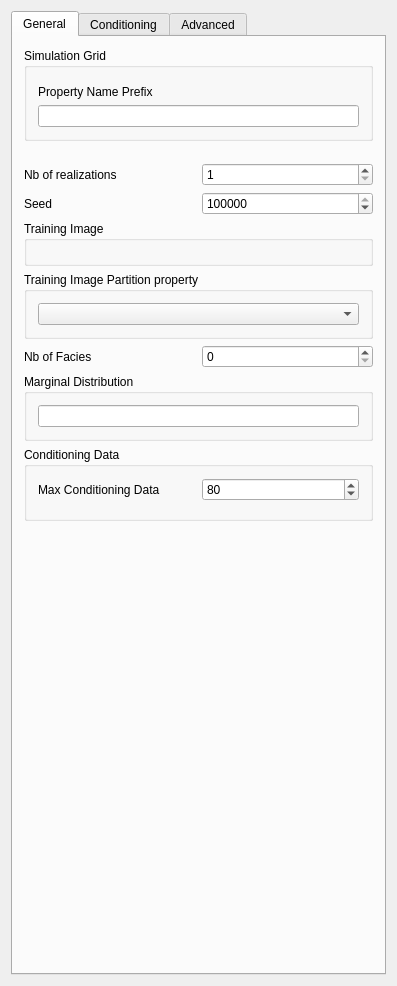
<?xml version="1.0" encoding="UTF-8"?>
<ui version="4.0">
 <class>Snesim_Std</class>
 <widget class="QWidget" name="Snesim_Std">
  <property name="geometry">
   <rect>
    <x>0</x>
    <y>0</y>
    <width>397</width>
    <height>986</height>
   </rect>
  </property>
  <property name="windowTitle">
   <string>Partition Snesim</string>
  </property>
  <property name="AlgorithmCategory" stdset="0">
   <string>Simulation</string>
  </property>
  <property name="AlgorithmDescription" stdset="0">
   <string>SNESIM with search tree partitionning</string>
  </property>
  <layout class="QVBoxLayout" name="verticalLayout_6">
   <item>
    <widget class="QTabWidget" name="tabWidget2">
     <property name="enabled">
      <bool>true</bool>
     </property>
     <property name="currentIndex">
      <number>0</number>
     </property>
     <widget class="QWidget" name="tab">
      <attribute name="title">
       <string>General</string>
      </attribute>
      <layout class="QVBoxLayout" name="verticalLayout_4">
       <item>
        <widget class="Q3GroupBox" name="SimulationGrid">
         <property name="maximumSize">
          <size>
           <width>32767</width>
           <height>32767</height>
          </size>
         </property>
         <property name="title">
          <string>Simulation Grid</string>
         </property>
         <property name="frameShape">
          <enum>Q3GroupBox::Box</enum>
         </property>
         <property name="frameShadow">
          <enum>Q3GroupBox::Sunken</enum>
         </property>
         <layout class="QVBoxLayout" name="verticalLayout_2">
          <item>
           <widget class="GridSelector" name="GridSelector_Sim">
            <property name="toolTip">
             <string>grid on which to perform the simulation</string>
            </property>
           </widget>
          </item>
          <item>
           <widget class="QLabel" name="TextLabel2">
            <property name="text">
             <string>Property Name Prefix</string>
            </property>
            <property name="wordWrap">
             <bool>false</bool>
            </property>
           </widget>
          </item>
          <item>
           <widget class="QLineEdit" name="Property_Name_Sim">
            <property name="maximumSize">
             <size>
              <width>32767</width>
              <height>32767</height>
             </size>
            </property>
           </widget>
          </item>
         </layout>
        </widget>
       </item>
       <item>
        <spacer name="Spacer7_5_3">
         <property name="orientation">
          <enum>Qt::Vertical</enum>
         </property>
         <property name="sizeType">
          <enum>QSizePolicy::Fixed</enum>
         </property>
         <property name="sizeHint" stdset="0">
          <size>
           <width>16</width>
           <height>16</height>
          </size>
         </property>
        </spacer>
       </item>
       <item>
        <layout class="QHBoxLayout">
         <property name="spacing">
          <number>6</number>
         </property>
         <property name="margin">
          <number>0</number>
         </property>
         <item>
          <widget class="QLabel" name="TextLabel2_2_2_2">
           <property name="text">
            <string>Nb of realizations</string>
           </property>
           <property name="wordWrap">
            <bool>false</bool>
           </property>
          </widget>
         </item>
         <item>
          <widget class="QSpinBox" name="Nb_Realizations">
           <property name="minimum">
            <number>1</number>
           </property>
           <property name="maximum">
            <number>10000</number>
           </property>
          </widget>
         </item>
        </layout>
       </item>
       <item>
        <layout class="QHBoxLayout">
         <property name="spacing">
          <number>6</number>
         </property>
         <property name="margin">
          <number>0</number>
         </property>
         <item>
          <widget class="QLabel" name="TextLabel2_2_2_2_2">
           <property name="text">
            <string>Seed</string>
           </property>
           <property name="wordWrap">
            <bool>false</bool>
           </property>
          </widget>
         </item>
         <item>
          <widget class="QSpinBox" name="Seed">
           <property name="maximum">
            <number>99999999</number>
           </property>
           <property name="value">
            <number>211175</number>
           </property>
          </widget>
         </item>
        </layout>
       </item>
       <item>
        <widget class="Q3GroupBox" name="SimulationGrid_2">
         <property name="maximumSize">
          <size>
           <width>32767</width>
           <height>160</height>
          </size>
         </property>
         <property name="title">
          <string>Training Image</string>
         </property>
         <layout class="QVBoxLayout">
          <property name="spacing">
           <number>6</number>
          </property>
          <property name="margin">
           <number>11</number>
          </property>
          <item>
           <widget class="PropertySelector" name="PropertySelector_Training"/>
          </item>
         </layout>
        </widget>
       </item>
       <item>
        <widget class="Q3GroupBox" name="groupBox9">
         <property name="title">
          <string>Training Image Partition property</string>
         </property>
         <layout class="QVBoxLayout">
          <item>
           <widget class="SinglePropertySelector" name="tiprop_partition"/>
          </item>
         </layout>
        </widget>
       </item>
       <item>
        <layout class="QHBoxLayout">
         <property name="spacing">
          <number>6</number>
         </property>
         <property name="margin">
          <number>0</number>
         </property>
         <item>
          <widget class="QLabel" name="TextLabel2_2_2_2_3">
           <property name="text">
            <string>Nb of Facies</string>
           </property>
           <property name="wordWrap">
            <bool>false</bool>
           </property>
          </widget>
         </item>
         <item>
          <widget class="QSpinBox" name="Nb_Facies">
           <property name="maximum">
            <number>10</number>
           </property>
          </widget>
         </item>
        </layout>
       </item>
       <item>
        <widget class="Q3GroupBox" name="GroupBox4">
         <property name="title">
          <string>Marginal Distribution</string>
         </property>
         <layout class="QHBoxLayout">
          <property name="spacing">
           <number>6</number>
          </property>
          <property name="margin">
           <number>11</number>
          </property>
          <item>
           <widget class="QLineEdit" name="Marginal_Cdf">
            <property name="toolTip">
             <string>enter values separated by a space</string>
            </property>
           </widget>
          </item>
         </layout>
        </widget>
       </item>
       <item>
        <widget class="Q3GroupBox" name="groupBox6">
         <property name="title">
          <string>Conditioning Data</string>
         </property>
         <layout class="QVBoxLayout" name="verticalLayout_3">
          <item>
           <layout class="QHBoxLayout">
            <item>
             <widget class="QLabel" name="textLabel1">
              <property name="text">
               <string>Max Conditioning Data</string>
              </property>
              <property name="wordWrap">
               <bool>false</bool>
              </property>
             </widget>
            </item>
            <item>
             <widget class="QSpinBox" name="Max_Cond">
              <property name="minimum">
               <number>1</number>
              </property>
              <property name="maximum">
               <number>400</number>
              </property>
              <property name="value">
               <number>80</number>
              </property>
             </widget>
            </item>
           </layout>
          </item>
          <item>
           <widget class="EllipsoidInput" name="Search_Ellipsoid"/>
          </item>
         </layout>
        </widget>
       </item>
       <item>
        <spacer name="Spacer21">
         <property name="orientation">
          <enum>Qt::Vertical</enum>
         </property>
         <property name="sizeType">
          <enum>QSizePolicy::Expanding</enum>
         </property>
         <property name="sizeHint" stdset="0">
          <size>
           <width>20</width>
           <height>50</height>
          </size>
         </property>
        </spacer>
       </item>
      </layout>
     </widget>
     <widget class="QWidget" name="tab">
      <attribute name="title">
       <string>Conditioning</string>
      </attribute>
      <layout class="QVBoxLayout" name="verticalLayout_5">
       <item>
        <widget class="Q3GroupBox" name="GroupBox3">
         <property name="title">
          <string>Hard Data</string>
         </property>
         <layout class="QVBoxLayout" name="verticalLayout">
          <item>
           <widget class="PropertySelector" name="Hard_Data"/>
          </item>
         </layout>
        </widget>
       </item>
       <item>
        <widget class="Q3GroupBox" name="groupBox9_2">
         <property name="title">
          <string>Data Partition</string>
         </property>
         <layout class="QVBoxLayout">
          <item>
           <widget class="SinglePropertySelector" name="data_partition"/>
          </item>
         </layout>
        </widget>
       </item>
       <item>
        <widget class="QCheckBox" name="use_pre_simulated_gridded_data">
         <property name="text">
          <string>Use pre-simulated gridded data</string>
         </property>
        </widget>
       </item>
       <item>
        <widget class="QGroupBox" name="pre_sim_box">
         <property name="enabled">
          <bool>false</bool>
         </property>
         <property name="title">
          <string/>
         </property>
         <layout class="QGridLayout" name="gridLayout_2">
          <item row="0" column="0">
           <widget class="QLabel" name="label">
            <property name="text">
             <string>Property</string>
            </property>
           </widget>
          </item>
          <item row="0" column="1">
           <widget class="SinglePropertySelector" name="Pre_Simulated_Gridded_Data">
            <property name="enabled">
             <bool>false</bool>
            </property>
           </widget>
          </item>
          <item row="1" column="0">
           <widget class="QLabel" name="label_2">
            <property name="text">
             <string>Region</string>
            </property>
           </widget>
          </item>
          <item row="1" column="1">
           <widget class="SingleRegionSelector" name="Pre_Simulated_Gridded_Region"/>
          </item>
         </layout>
        </widget>
       </item>
       <item>
        <spacer name="spacer8_2">
         <property name="orientation">
          <enum>Qt::Vertical</enum>
         </property>
         <property name="sizeType">
          <enum>QSizePolicy::Fixed</enum>
         </property>
         <property name="sizeHint" stdset="0">
          <size>
           <width>20</width>
           <height>20</height>
          </size>
         </property>
        </spacer>
       </item>
       <item>
        <widget class="QCheckBox" name="Use_ProbField">
         <property name="text">
          <string>Use Probability Field</string>
         </property>
        </widget>
       </item>
       <item>
        <widget class="GsTLGroupBox" name="gsTLGroupBox17">
         <property name="title">
          <string/>
         </property>
         <property name="displayed" stdset="0">
          <bool>false</bool>
         </property>
         <layout class="QVBoxLayout">
          <item>
           <layout class="QVBoxLayout">
            <item>
             <widget class="OrderedPropertySelector" name="ProbField_properties">
              <property name="title">
               <string>Probability Maps for each Facies</string>
              </property>
              <property name="displayed" stdset="0">
               <bool>true</bool>
              </property>
             </widget>
            </item>
           </layout>
          </item>
          <item>
           <widget class="Q3GroupBox" name="groupBox8">
            <property name="title">
             <string>Tau per multti grid, (from 1 to N)</string>
            </property>
            <layout class="QVBoxLayout">
             <item>
              <layout class="QGridLayout">
               <item row="0" column="0">
                <widget class="QLabel" name="textLabel2">
                 <property name="text">
                  <string>Tau for TI information</string>
                 </property>
                 <property name="wordWrap">
                  <bool>false</bool>
                 </property>
                </widget>
               </item>
               <item row="1" column="1">
                <widget class="QLineEdit" name="taus_soft"/>
               </item>
               <item row="1" column="0">
                <widget class="QLabel" name="textLabel3_5">
                 <property name="text">
                  <string>Taus for soft (per multi grid)</string>
                 </property>
                 <property name="wordWrap">
                  <bool>false</bool>
                 </property>
                </widget>
               </item>
               <item row="0" column="1">
                <widget class="QLineEdit" name="taus_ti"/>
               </item>
              </layout>
             </item>
            </layout>
           </widget>
          </item>
         </layout>
        </widget>
       </item>
       <item>
        <spacer name="spacer8_2_2">
         <property name="orientation">
          <enum>Qt::Vertical</enum>
         </property>
         <property name="sizeType">
          <enum>QSizePolicy::MinimumExpanding</enum>
         </property>
         <property name="sizeHint" stdset="0">
          <size>
           <width>20</width>
           <height>170</height>
          </size>
         </property>
        </spacer>
       </item>
      </layout>
     </widget>
     <widget class="QWidget" name="tab">
      <attribute name="title">
       <string>Advanced</string>
      </attribute>
      <layout class="QVBoxLayout">
       <item>
        <layout class="QHBoxLayout">
         <item>
          <widget class="QLabel" name="textLabel6">
           <property name="text">
            <string>cmin</string>
           </property>
           <property name="wordWrap">
            <bool>false</bool>
           </property>
          </widget>
         </item>
         <item>
          <widget class="QSpinBox" name="Cmin">
           <property name="minimum">
            <number>1</number>
           </property>
          </widget>
         </item>
        </layout>
       </item>
       <item>
        <layout class="QHBoxLayout">
         <property name="spacing">
          <number>6</number>
         </property>
         <property name="margin">
          <number>0</number>
         </property>
         <item>
          <widget class="QLabel" name="TextLabel2_2_2_2_3_3_3">
           <property name="text">
            <string>Number of Multigrids</string>
           </property>
           <property name="wordWrap">
            <bool>false</bool>
           </property>
          </widget>
         </item>
         <item>
          <widget class="QSpinBox" name="Nb_Multigrids_ADVANCED">
           <property name="minimum">
            <number>1</number>
           </property>
           <property name="maximum">
            <number>10</number>
           </property>
           <property name="value">
            <number>3</number>
           </property>
          </widget>
         </item>
        </layout>
       </item>
       <item>
        <spacer name="spacer8">
         <property name="orientation">
          <enum>Qt::Vertical</enum>
         </property>
         <property name="sizeType">
          <enum>QSizePolicy::Expanding</enum>
         </property>
         <property name="sizeHint" stdset="0">
          <size>
           <width>20</width>
           <height>20</height>
          </size>
         </property>
        </spacer>
       </item>
      </layout>
     </widget>
    </widget>
   </item>
  </layout>
 </widget>
 <layoutdefault spacing="6" margin="11"/>
 <pixmapfunction>qPixmapFromMimeSource</pixmapfunction>
 <customwidgets>
  <customwidget>
   <class>SinglePropertySelector</class>
   <extends>QComboBox</extends>
   <header>GsTLAppli/extra/qtplugins/selectors.h</header>
  </customwidget>
  <customwidget>
   <class>OrderedPropertySelector</class>
   <extends>GsTLGroupBox</extends>
   <header>GsTLAppli/extra/qtplugins/selectors.h</header>
  </customwidget>
  <customwidget>
   <class>GsTLGroupBox</class>
   <extends>QGroupBox</extends>
   <header>GsTLAppli/extra/qtplugins/selectors.h</header>
  </customwidget>
  <customwidget>
   <class>EllipsoidInput</class>
   <extends>QWidget</extends>
   <header>GsTLAppli/extra/qtplugins/ellipsoid_input.h</header>
  </customwidget>
  <customwidget>
   <class>SingleRegionSelector</class>
   <extends>QComboBox</extends>
   <header>GsTLAppli/extra/qtplugins/selectors.h</header>
  </customwidget>
  <customwidget>
   <class>GridSelector</class>
   <extends>QWidget</extends>
   <header>GsTLAppli/extra/qtplugins/selectors.h</header>
  </customwidget>
  <customwidget>
   <class>PropertySelector</class>
   <extends>QWidget</extends>
   <header>GsTLAppli/extra/qtplugins/selectors.h</header>
  </customwidget>
  <customwidget>
   <class>Q3GroupBox</class>
   <extends>QGroupBox</extends>
   <header>Qt3Support/Q3GroupBox</header>
   <container>1</container>
  </customwidget>
 </customwidgets>
 <tabstops>
  <tabstop>GridSelector_Sim</tabstop>
  <tabstop>Property_Name_Sim</tabstop>
  <tabstop>Nb_Realizations</tabstop>
  <tabstop>Seed</tabstop>
  <tabstop>Nb_Facies</tabstop>
  <tabstop>Marginal_Cdf</tabstop>
  <tabstop>Max_Cond</tabstop>
  <tabstop>Use_ProbField</tabstop>
  <tabstop>Cmin</tabstop>
  <tabstop>Nb_Multigrids_ADVANCED</tabstop>
 </tabstops>
 <includes>
  <include location="local">gridselector.h</include>
  <include location="local">propertyselector.h</include>
  <include location="local">singlepropertyselector.h</include>
  <include location="local">gstl_table.h</include>
  <include location="local">propertyselector.h</include>
  <include location="local">singlepropertyselector.h</include>
  <include location="local">gstlgroupbox.h</include>
  <include location="local">orderedpropertyselector.h</include>
  <include location="local">multipropertyselector.h</include>
 </includes>
 <resources/>
 <connections>
  <connection>
   <sender>GridSelector_Sim</sender>
   <signal>activated(QString)</signal>
   <receiver>ProbField_properties</receiver>
   <slot>show_properties(QString)</slot>
   <hints>
    <hint type="sourcelabel">
     <x>20</x>
     <y>20</y>
    </hint>
    <hint type="destinationlabel">
     <x>20</x>
     <y>20</y>
    </hint>
   </hints>
  </connection>
  <connection>
   <sender>Use_ProbField</sender>
   <signal>toggled(bool)</signal>
   <receiver>gsTLGroupBox17</receiver>
   <slot>setShown(bool)</slot>
   <hints>
    <hint type="sourcelabel">
     <x>20</x>
     <y>20</y>
    </hint>
    <hint type="destinationlabel">
     <x>20</x>
     <y>20</y>
    </hint>
   </hints>
  </connection>
  <connection>
   <sender>GridSelector_Sim</sender>
   <signal>activated(QString)</signal>
   <receiver>data_partition</receiver>
   <slot>show_properties(QString)</slot>
   <hints>
    <hint type="sourcelabel">
     <x>20</x>
     <y>20</y>
    </hint>
    <hint type="destinationlabel">
     <x>20</x>
     <y>20</y>
    </hint>
   </hints>
  </connection>
  <connection>
   <sender>PropertySelector_Training</sender>
   <signal>object_changed(QString)</signal>
   <receiver>tiprop_partition</receiver>
   <slot>show_properties(QString)</slot>
   <hints>
    <hint type="sourcelabel">
     <x>20</x>
     <y>20</y>
    </hint>
    <hint type="destinationlabel">
     <x>20</x>
     <y>20</y>
    </hint>
   </hints>
  </connection>
  <connection>
   <sender>GridSelector_Sim</sender>
   <signal>activated(QString)</signal>
   <receiver>Pre_Simulated_Gridded_Data</receiver>
   <slot>show_properties(QString)</slot>
   <hints>
    <hint type="sourcelabel">
     <x>168</x>
     <y>117</y>
    </hint>
    <hint type="destinationlabel">
     <x>73</x>
     <y>353</y>
    </hint>
   </hints>
  </connection>
  <connection>
   <sender>use_pre_simulated_gridded_data</sender>
   <signal>toggled(bool)</signal>
   <receiver>Pre_Simulated_Gridded_Data</receiver>
   <slot>setEnabled(bool)</slot>
   <hints>
    <hint type="sourcelabel">
     <x>141</x>
     <y>320</y>
    </hint>
    <hint type="destinationlabel">
     <x>73</x>
     <y>353</y>
    </hint>
   </hints>
  </connection>
  <connection>
   <sender>GridSelector_Sim</sender>
   <signal>activated(QString)</signal>
   <receiver>Pre_Simulated_Gridded_Region</receiver>
   <slot>show_regions(QString)</slot>
   <hints>
    <hint type="sourcelabel">
     <x>208</x>
     <y>101</y>
    </hint>
    <hint type="destinationlabel">
     <x>113</x>
     <y>394</y>
    </hint>
   </hints>
  </connection>
  <connection>
   <sender>use_pre_simulated_gridded_data</sender>
   <signal>clicked(bool)</signal>
   <receiver>pre_sim_box</receiver>
   <slot>setEnabled(bool)</slot>
   <hints>
    <hint type="sourcelabel">
     <x>106</x>
     <y>322</y>
    </hint>
    <hint type="destinationlabel">
     <x>89</x>
     <y>380</y>
    </hint>
   </hints>
  </connection>
 </connections>
</ui>
